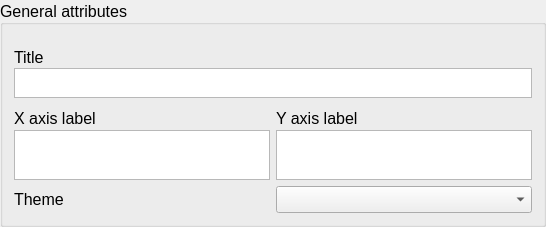
            <widget class="QGroupBox" name="pg2_general_attributes_groupBox">
             <property name="sizePolicy">
              <sizepolicy hsizetype="Minimum" vsizetype="Minimum">
               <horstretch>0</horstretch>
               <verstretch>0</verstretch>
              </sizepolicy>
             </property>
             <property name="maximumSize">
              <size>
               <width>16777215</width>
               <height>420</height>
              </size>
             </property>
             <property name="font">
              <font>
               <pointsize>12</pointsize>
              </font>
             </property>
             <property name="title">
              <string>General attributes</string>
             </property>
             <property name="alignment">
              <set>Qt::AlignLeading|Qt::AlignLeft|Qt::AlignVCenter</set>
             </property>
             <layout class="QGridLayout" name="pg_2_title_groupbox_gridLayout">
              <property name="topMargin">
               <number>20</number>
              </property>
              <item row="3" column="0">
               <widget class="QLabel" name="pg2_graph_x_axis_label">
                <property name="sizePolicy">
                 <sizepolicy hsizetype="Minimum" vsizetype="Minimum">
                  <horstretch>0</horstretch>
                  <verstretch>0</verstretch>
                 </sizepolicy>
                </property>
                <property name="minimumSize">
                 <size>
                  <width>0</width>
                  <height>20</height>
                 </size>
                </property>
                <property name="maximumSize">
                 <size>
                  <width>16777215</width>
                  <height>10</height>
                 </size>
                </property>
                <property name="font">
                 <font>
                  <pointsize>12</pointsize>
                 </font>
                </property>
                <property name="text">
                 <string>X axis label</string>
                </property>
                <property name="alignment">
                 <set>Qt::AlignLeading|Qt::AlignLeft|Qt::AlignTop</set>
                </property>
               </widget>
              </item>
              <item row="1" column="0" colspan="2">
               <widget class="QTextEdit" name="pg_2_Title_textedit">
                <property name="sizePolicy">
                 <sizepolicy hsizetype="Minimum" vsizetype="Minimum">
                  <horstretch>0</horstretch>
                  <verstretch>0</verstretch>
                 </sizepolicy>
                </property>
                <property name="maximumSize">
                 <size>
                  <width>16777215</width>
                  <height>30</height>
                 </size>
                </property>
                <property name="font">
                 <font>
                  <pointsize>11</pointsize>
                 </font>
                </property>
                <property name="styleSheet">
                 <string notr="true">color: rgb(255, 255, 255);</string>
                </property>
               </widget>
              </item>
              <item row="0" column="0" colspan="2">
               <widget class="QLabel" name="pg2_graph_title">
                <property name="minimumSize">
                 <size>
                  <width>0</width>
                  <height>17</height>
                 </size>
                </property>
                <property name="maximumSize">
                 <size>
                  <width>16777215</width>
                  <height>10</height>
                 </size>
                </property>
                <property name="font">
                 <font>
                  <pointsize>12</pointsize>
                 </font>
                </property>
                <property name="text">
                 <string>Title</string>
                </property>
                <property name="alignment">
                 <set>Qt::AlignLeading|Qt::AlignLeft|Qt::AlignTop</set>
                </property>
               </widget>
              </item>
              <item row="4" column="0">
               <widget class="QTextEdit" name="pg_2_x_axis_textedit">
                <property name="sizePolicy">
                 <sizepolicy hsizetype="Minimum" vsizetype="Minimum">
                  <horstretch>0</horstretch>
                  <verstretch>0</verstretch>
                 </sizepolicy>
                </property>
                <property name="maximumSize">
                 <size>
                  <width>16777215</width>
                  <height>50</height>
                 </size>
                </property>
                <property name="font">
                 <font>
                  <pointsize>11</pointsize>
                 </font>
                </property>
                <property name="styleSheet">
                 <string notr="true">color: rgb(255, 255, 255);</string>
                </property>
               </widget>
              </item>
              <item row="4" column="1">
               <widget class="QTextEdit" name="pg_2_y_axis_textedit_2">
                <property name="sizePolicy">
                 <sizepolicy hsizetype="Minimum" vsizetype="Minimum">
                  <horstretch>0</horstretch>
                  <verstretch>0</verstretch>
                 </sizepolicy>
                </property>
                <property name="maximumSize">
                 <size>
                  <width>100000</width>
                  <height>50</height>
                 </size>
                </property>
                <property name="font">
                 <font>
                  <pointsize>11</pointsize>
                 </font>
                </property>
                <property name="styleSheet">
                 <string notr="true">color: rgb(255, 255, 255);</string>
                </property>
               </widget>
              </item>
              <item row="3" column="1">
               <widget class="QLabel" name="pg2_graph_y_axis_label">
                <property name="sizePolicy">
                 <sizepolicy hsizetype="Minimum" vsizetype="Minimum">
                  <horstretch>0</horstretch>
                  <verstretch>0</verstretch>
                 </sizepolicy>
                </property>
                <property name="minimumSize">
                 <size>
                  <width>0</width>
                  <height>20</height>
                 </size>
                </property>
                <property name="maximumSize">
                 <size>
                  <width>16777215</width>
                  <height>10</height>
                 </size>
                </property>
                <property name="font">
                 <font>
                  <pointsize>12</pointsize>
                 </font>
                </property>
                <property name="text">
                 <string>Y axis label</string>
                </property>
                <property name="alignment">
                 <set>Qt::AlignLeading|Qt::AlignLeft|Qt::AlignTop</set>
                </property>
               </widget>
              </item>
              <item row="5" column="0">
               <widget class="QLabel" name="label">
                <property name="text">
                 <string>Theme</string>
                </property>
               </widget>
              </item>
              <item row="5" column="1">
               <widget class="QComboBox" name="comboBox"/>
              </item>
             </layout>
            </widget>
